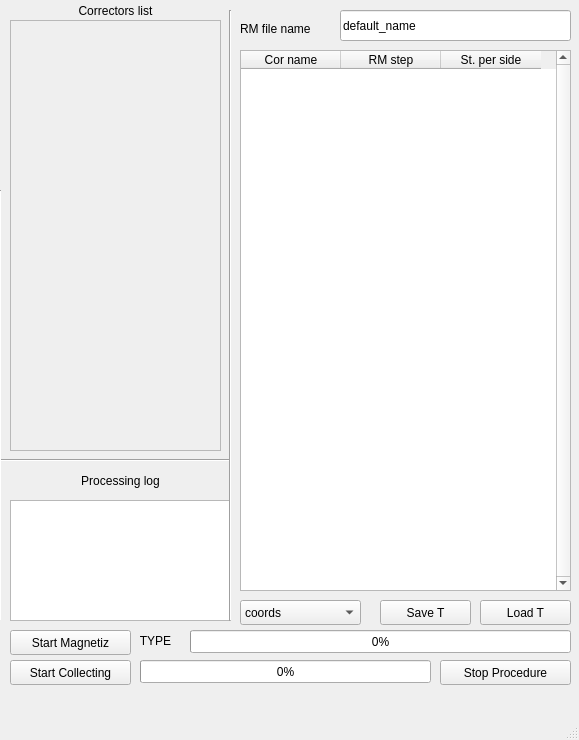
<?xml version="1.0" encoding="UTF-8"?>
<ui version="4.0">
 <class>MainWindow</class>
 <widget class="QMainWindow" name="MainWindow">
  <property name="geometry">
   <rect>
    <x>0</x>
    <y>0</y>
    <width>579</width>
    <height>740</height>
   </rect>
  </property>
  <property name="windowTitle">
   <string>MainWindow</string>
  </property>
  <widget class="QWidget" name="centralwidget">
   <widget class="QProgressBar" name="prg_bar">
    <property name="geometry">
     <rect>
      <x>140</x>
      <y>660</y>
      <width>291</width>
      <height>23</height>
     </rect>
    </property>
    <property name="value">
     <number>0</number>
    </property>
   </widget>
   <widget class="QFrame" name="tree_widget">
    <property name="geometry">
     <rect>
      <x>10</x>
      <y>20</y>
      <width>211</width>
      <height>431</height>
     </rect>
    </property>
    <property name="frameShape">
     <enum>QFrame::StyledPanel</enum>
    </property>
    <property name="frameShadow">
     <enum>QFrame::Raised</enum>
    </property>
   </widget>
   <widget class="QLabel" name="label_11">
    <property name="geometry">
     <rect>
      <x>10</x>
      <y>0</y>
      <width>211</width>
      <height>21</height>
     </rect>
    </property>
    <property name="text">
     <string>Correctors list</string>
    </property>
    <property name="alignment">
     <set>Qt::AlignCenter</set>
    </property>
   </widget>
   <widget class="QPushButton" name="btn_start_coll">
    <property name="geometry">
     <rect>
      <x>10</x>
      <y>660</y>
      <width>121</width>
      <height>25</height>
     </rect>
    </property>
    <property name="text">
     <string>Start Collecting</string>
    </property>
   </widget>
   <widget class="QPushButton" name="btn_stop_proc">
    <property name="geometry">
     <rect>
      <x>440</x>
      <y>660</y>
      <width>131</width>
      <height>25</height>
     </rect>
    </property>
    <property name="text">
     <string>Stop Procedure</string>
    </property>
   </widget>
   <widget class="QTextEdit" name="log_msg">
    <property name="geometry">
     <rect>
      <x>10</x>
      <y>500</y>
      <width>221</width>
      <height>121</height>
     </rect>
    </property>
   </widget>
   <widget class="Line" name="line_2">
    <property name="geometry">
     <rect>
      <x>0</x>
      <y>450</y>
      <width>231</width>
      <height>20</height>
     </rect>
    </property>
    <property name="orientation">
     <enum>Qt::Horizontal</enum>
    </property>
   </widget>
   <widget class="QLabel" name="label_12">
    <property name="geometry">
     <rect>
      <x>40</x>
      <y>470</y>
      <width>161</width>
      <height>21</height>
     </rect>
    </property>
    <property name="text">
     <string>Processing log</string>
    </property>
    <property name="alignment">
     <set>Qt::AlignCenter</set>
    </property>
   </widget>
   <widget class="QLabel" name="label_13">
    <property name="geometry">
     <rect>
      <x>240</x>
      <y>20</y>
      <width>91</width>
      <height>17</height>
     </rect>
    </property>
    <property name="text">
     <string>RM file name</string>
    </property>
   </widget>
   <widget class="QLineEdit" name="rm_name">
    <property name="geometry">
     <rect>
      <x>340</x>
      <y>10</y>
      <width>231</width>
      <height>31</height>
     </rect>
    </property>
    <property name="text">
     <string>default_name</string>
    </property>
   </widget>
   <widget class="QTableWidget" name="cor_set_table">
    <property name="geometry">
     <rect>
      <x>240</x>
      <y>50</y>
      <width>331</width>
      <height>541</height>
     </rect>
    </property>
    <property name="verticalScrollBarPolicy">
     <enum>Qt::ScrollBarAlwaysOn</enum>
    </property>
    <property name="horizontalScrollBarPolicy">
     <enum>Qt::ScrollBarAsNeeded</enum>
    </property>
    <column>
     <property name="text">
      <string>Cor name</string>
     </property>
    </column>
    <column>
     <property name="text">
      <string>RM step</string>
     </property>
    </column>
    <column>
     <property name="text">
      <string>St. per side</string>
     </property>
    </column>
   </widget>
   <widget class="QProgressBar" name="elem_prg_bar">
    <property name="geometry">
     <rect>
      <x>190</x>
      <y>630</y>
      <width>381</width>
      <height>23</height>
     </rect>
    </property>
    <property name="value">
     <number>0</number>
    </property>
   </widget>
   <widget class="QLabel" name="lbl_elem">
    <property name="geometry">
     <rect>
      <x>130</x>
      <y>630</y>
      <width>51</width>
      <height>21</height>
     </rect>
    </property>
    <property name="text">
     <string>TYPE</string>
    </property>
    <property name="alignment">
     <set>Qt::AlignCenter</set>
    </property>
   </widget>
   <widget class="Line" name="line">
    <property name="geometry">
     <rect>
      <x>-10</x>
      <y>190</y>
      <width>20</width>
      <height>431</height>
     </rect>
    </property>
    <property name="orientation">
     <enum>Qt::Vertical</enum>
    </property>
   </widget>
   <widget class="Line" name="line_3">
    <property name="geometry">
     <rect>
      <x>220</x>
      <y>10</y>
      <width>20</width>
      <height>611</height>
     </rect>
    </property>
    <property name="orientation">
     <enum>Qt::Vertical</enum>
    </property>
   </widget>
   <widget class="QPushButton" name="btn_load_table">
    <property name="geometry">
     <rect>
      <x>480</x>
      <y>600</y>
      <width>91</width>
      <height>25</height>
     </rect>
    </property>
    <property name="text">
     <string>Load T</string>
    </property>
   </widget>
   <widget class="QPushButton" name="btn_save_table">
    <property name="geometry">
     <rect>
      <x>380</x>
      <y>600</y>
      <width>91</width>
      <height>25</height>
     </rect>
    </property>
    <property name="text">
     <string>Save T</string>
    </property>
   </widget>
   <widget class="QComboBox" name="resp_type">
    <property name="geometry">
     <rect>
      <x>240</x>
      <y>600</y>
      <width>121</width>
      <height>25</height>
     </rect>
    </property>
    <item>
     <property name="text">
      <string>coords</string>
     </property>
    </item>
    <item>
     <property name="text">
      <string>tunes</string>
     </property>
    </item>
   </widget>
   <widget class="QPushButton" name="btn_start_magn">
    <property name="geometry">
     <rect>
      <x>10</x>
      <y>630</y>
      <width>121</width>
      <height>25</height>
     </rect>
    </property>
    <property name="text">
     <string>Start Magnetiz</string>
    </property>
   </widget>
  </widget>
  <widget class="QMenuBar" name="menubar">
   <property name="geometry">
    <rect>
     <x>0</x>
     <y>0</y>
     <width>579</width>
     <height>22</height>
    </rect>
   </property>
  </widget>
  <widget class="QStatusBar" name="statusbar"/>
 </widget>
 <resources/>
 <connections/>
</ui>
